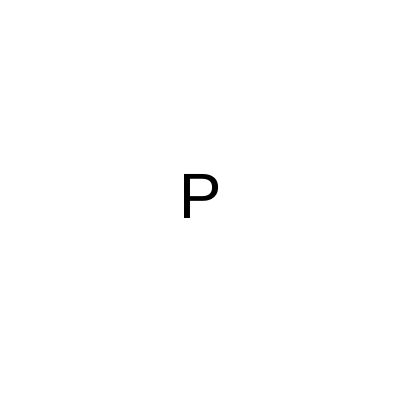
Frame 1 (no input)
Frame 60 (no input): identical to frame 1, image omitted
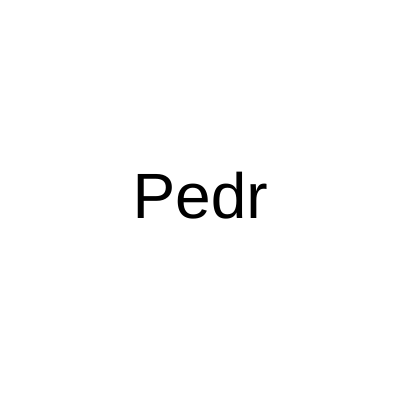
Frame 120 (the mouse pressed at the canvas centre since frame 60)

The p5.js sketch that drew these frames (run headless with seeded random() and noise() and a simulated clock; from frame 60 on, the mouse is pressed at the canvas centre):

// p5.js sketch
// ── sketch.js
let palavra;

function setup() {
  createCanvas(400, 400);

  palavra = palavraAleatoria();
  
}

function palavraAleatoria() {
  
  let palavras = ["Pedra", "Pedreiro", "Pedraria"];
  
  return random(palavras);
}

function inicializaCores() {
  background("white");
  fill("black");
  textSize(64);
  textAlign(CENTER, CENTER);
}

function palavraParcial(minimo, maximo) {
  let quantidade = map(mouseX, minimo, maximo, 1, palavra.length);
  let parcial = palavra.substring(0, quantidade);
  return parcial;
}

function draw() {
  
  inicializaCores();

  let texto = palavraParcial(0, width);
    
  text(texto, 200, 200);
  
}
